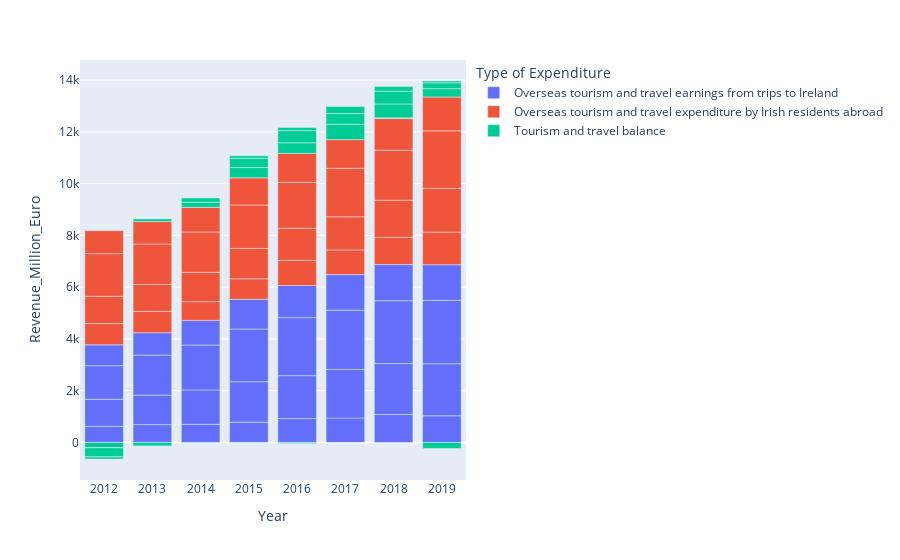

The cell this chart's notebook holds for it:
### Code cell
fig = px.bar(tourism_df, x="Year", y="Revenue_Million_Euro", color="Type of Expenditure")
fig.show()

### Figure 1 — Plotly figure (JSON) as saved in the notebook; plotly's stock layout.template omitted (floating-point values rounded to 4 significant figures)
{"data": [{"alignmentgroup": "True", "hovertemplate": "Type of Expenditure=Overseas tourism and travel earnings from trips to Ireland<br>Year=%{x}<br>Revenue_Million_Euro=%{y}<extra></extra>", "legendgroup": "Overseas tourism and travel earnings from trips to Ireland", "marker": {"color": "#636efa", "pattern": {"shape": ""}}, "name": "Overseas tourism and travel earnings from trips to Ireland", "offsetgroup": "Overseas tourism and travel earnings from trips to Ireland", "orientation": "v", "showlegend": true, "textposition": "auto", "type": "bar", "x": ["2012", "2012", "2012", "2012", "2013", "2013", "2013", "2013", "2014", "2014", "2014", "2014", "2015", "2015", "2015", "2015", "2016", "2016", "2016", "2016", "2017", "2017", "2017", "2017", "2018", "2018", "2018", "2018", "2019", "2019", "2019", "2019"], "xaxis": "x", "y": [621, 1048, 1296, 806, 688, 1140, 1546, 864, 699, 1331, 1734, 952, 780, 1566, 2037, 1148, 926, 1655, 2241, 1242, 945, 1876, 2287, 1377, 1079, 1970, 2425, 1400, 1029, 2012, 2448, 1378], "yaxis": "y"}, {"alignmentgroup": "True", "hovertemplate": "Type of Expenditure=Overseas tourism and travel expenditure by Irish residents abroad<br>Year=%{x}<br>Revenue_Million_Euro=%{y}<extra></extra>", "legendgroup": "Overseas tourism and travel expenditure by Irish residents abroad", "marker": {"color": "#EF553B", "pattern": {"shape": ""}}, "name": "Overseas tourism and travel expenditure by Irish residents abroad", "offsetgroup": "Overseas tourism and travel expenditure by Irish residents abroad", "orientation": "v", "showlegend": true, "textposition": "auto", "type": "bar", "x": ["2012", "2012", "2012", "2012", "2013", "2013", "2013", "2013", "2014", "2014", "2014", "2014", "2015", "2015", "2015", "2015", "2016", "2016", "2016", "2016", "2017", "2017", "2017", "2017", "2018", "2018", "2018", "2018", "2019", "2019", "2019", "2019"], "xaxis": "x", "y": [821, 1054, 1648, 889, 828, 1037, 1565, 865, 723, 1133, 1559, 952, 794, 1170, 1680, 1050, 971, 1243, 1771, 1118, 952, 1281, 1875, 1107, 1047, 1438, 1931, 1223, 1260, 1689, 2223, 1308], "yaxis": "y"}, {"alignmentgroup": "True", "hovertemplate": "Type of Expenditure=Tourism and travel balance<br>Year=%{x}<br>Revenue_Million_Euro=%{y}<extra></extra>", "legendgroup": "Tourism and travel balance", "marker": {"color": "#00cc96", "pattern": {"shape": ""}}, "name": "Tourism and travel balance", "offsetgroup": "Tourism and travel balance", "orientation": "v", "showlegend": true, "textposition": "auto", "type": "bar", "x": ["2012", "2012", "2012", "2012", "2013", "2013", "2013", "2013", "2014", "2014", "2014", "2014", "2015", "2015", "2015", "2015", "2016", "2016", "2016", "2016", "2017", "2017", "2017", "2017", "2018", "2018", "2018", "2018", "2019", "2019", "2019", "2019"], "xaxis": "x", "y": [-200, -6, -351, -83, -140, 103, -19, -1, -24, 198, 175, 0, -14, 396, 357, 98, -45, 412, 470, 124, -7, 595, 412, 270, 32, 532, 494, 177, -231, 323, 225, 70], "yaxis": "y"}], "layout": {"barmode": "relative", "legend": {"title": {"text": "Type of Expenditure"}, "tracegroupgap": 0}, "margin": {"t": 60}, "xaxis": {"anchor": "y", "domain": [0, 1], "title": {"text": "Year"}}, "yaxis": {"anchor": "x", "domain": [0, 1], "title": {"text": "Revenue_Million_Euro"}}}}
